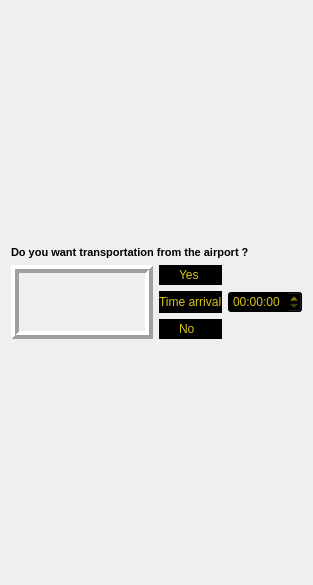
                <widget class="QWidget" name="scrollAreaWidgetContents_7">
                 <property name="geometry">
                  <rect>
                   <x>0</x>
                   <y>0</y>
                   <width>313</width>
                   <height>585</height>
                  </rect>
                 </property>
                 <layout class="QGridLayout" name="gridLayout_22">
                  <item row="0" column="0">
                   <layout class="QGridLayout" name="gridLayout_23">
                    <item row="0" column="0" colspan="3">
                     <widget class="QLabel" name="label_36">
                      <property name="sizePolicy">
                       <sizepolicy hsizetype="Preferred" vsizetype="Fixed">
                        <horstretch>0</horstretch>
                        <verstretch>0</verstretch>
                       </sizepolicy>
                      </property>
                      <property name="font">
                       <font>
                        <pointsize>8</pointsize>
                        <weight>75</weight>
                        <bold>true</bold>
                       </font>
                      </property>
                      <property name="text">
                       <string>Do you want transportation from the airport ?</string>
                      </property>
                     </widget>
                    </item>
                    <item row="2" column="1">
                     <widget class="QLabel" name="label_38">
                      <property name="font">
                       <font>
                        <pointsize>9</pointsize>
                       </font>
                      </property>
                      <property name="styleSheet">
                       <string notr="true">background-color: rgb(0, 0, 0);
color: rgb(217, 195, 23);</string>
                      </property>
                      <property name="text">
                       <string>Time arrival</string>
                      </property>
                     </widget>
                    </item>
                    <item row="3" column="1">
                     <widget class="QRadioButton" name="radioButton_8">
                      <property name="font">
                       <font>
                        <pointsize>9</pointsize>
                       </font>
                      </property>
                      <property name="styleSheet">
                       <string notr="true">background-color: rgb(0, 0, 0);
color: rgb(217, 195, 23);</string>
                      </property>
                      <property name="text">
                       <string>No</string>
                      </property>
                     </widget>
                    </item>
                    <item row="2" column="2">
                     <widget class="QTimeEdit" name="timeEdit_2">
                      <property name="font">
                       <font>
                        <pointsize>9</pointsize>
                       </font>
                      </property>
                      <property name="styleSheet">
                       <string notr="true">background-color: rgb(0, 0, 0);
color: rgb(217, 195, 23);</string>
                      </property>
                     </widget>
                    </item>
                    <item row="1" column="1">
                     <widget class="QRadioButton" name="radioButton_9">
                      <property name="font">
                       <font>
                        <pointsize>9</pointsize>
                       </font>
                      </property>
                      <property name="styleSheet">
                       <string notr="true">background-color: rgb(0, 0, 0);
color: rgb(217, 195, 23);</string>
                      </property>
                      <property name="text">
                       <string>Yes</string>
                      </property>
                     </widget>
                    </item>
                    <item row="1" column="0" rowspan="3">
                     <widget class="QLabel" name="label_37">
                      <property name="sizePolicy">
                       <sizepolicy hsizetype="Expanding" vsizetype="Expanding">
                        <horstretch>0</horstretch>
                        <verstretch>0</verstretch>
                       </sizepolicy>
                      </property>
                      <property name="maximumSize">
                       <size>
                        <width>170</width>
                        <height>170</height>
                       </size>
                      </property>
                      <property name="styleSheet">
                       <string notr="true">border-image: url(:/newPrefix/neven_qrc/taxi4.png);</string>
                      </property>
                      <property name="frameShape">
                       <enum>QFrame::Box</enum>
                      </property>
                      <property name="frameShadow">
                       <enum>QFrame::Raised</enum>
                      </property>
                      <property name="lineWidth">
                       <number>4</number>
                      </property>
                      <property name="text">
                       <string/>
                      </property>
                      <property name="pixmap">
                       <pixmap>images/taxi4.png</pixmap>
                      </property>
                      <property name="scaledContents">
                       <bool>true</bool>
                      </property>
                     </widget>
                    </item>
                   </layout>
                  </item>
                 </layout>
                </widget>
